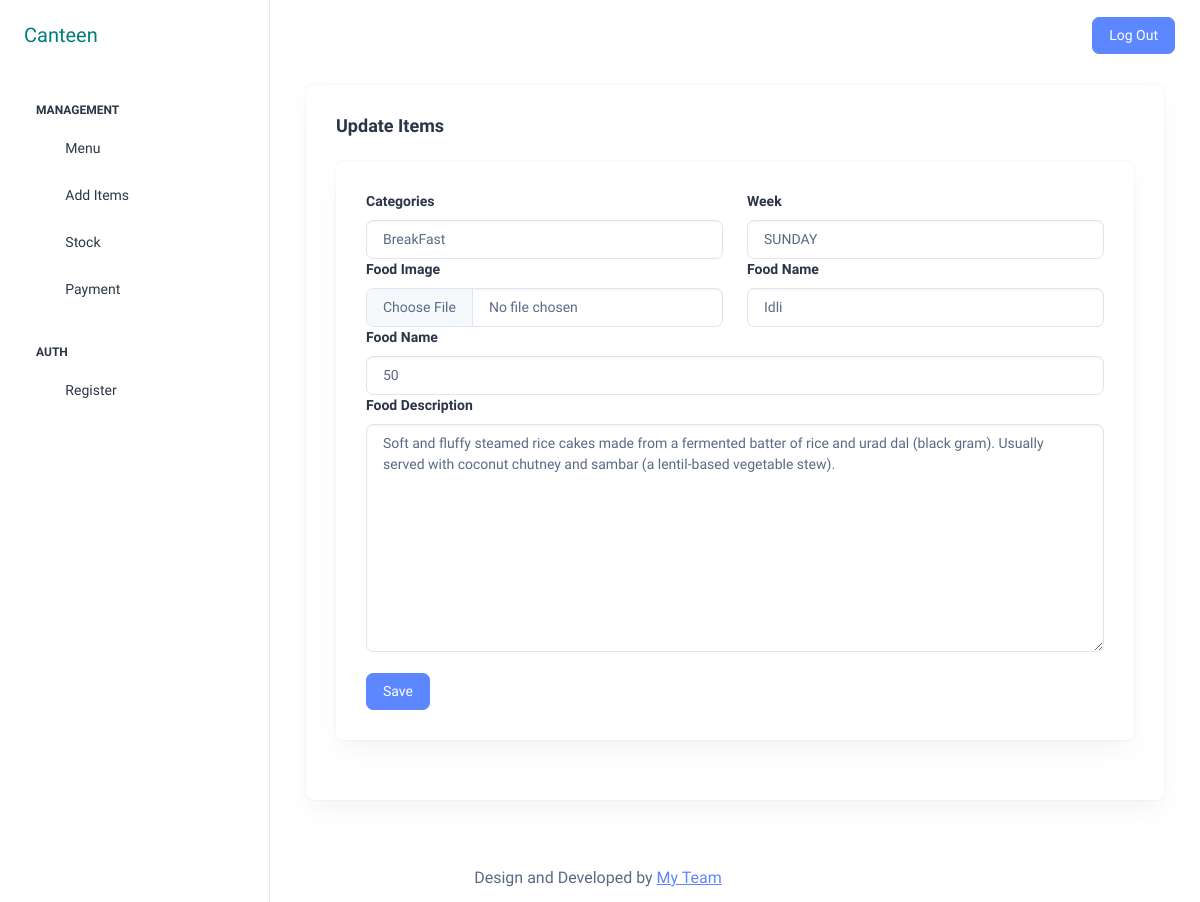
Page /back/editItem/1/ (signed in) on the committed database.
### BackEnd/models.py (models this page shows, shortened)
class Product(models.Model):
    cname=models.ForeignKey(AddCate,related_name='categories',on_delete=models.CASCADE)
    week=models.CharField(max_length=100)
    img=CloudinaryField('img')
    fname=models.CharField(max_length=500)
    desc=models.TextField()
    price=models.IntegerField(null=True,blank=True)
    quantity=models.IntegerField(null=True,blank=True)

### BackEnd/views.py (the view, shortened to what this page needs)
# urls.py: path('back/editItem/<id>/',updateItem,name='updateItem'),
@login_required(login_url='/back/')
def updateItem(request,id):
    queryset=Product.objects.get(id=id)
    choice1=AddCate.objects.all()
    choice=['Select Option','SUNDAY','MONDAY','TUESDAY','WEDNESDAY','THRUSDAY','FRIDAY','SATURDAY',]
    print(choice)
    context={'title':'Update Items','dyn':choice,'dyn1':choice1,'q1':queryset}
    return render(request,'addItem.html',context)

### BackEnd/models.py (called while the page is built)
    def __str__(self) -> str:
        return self.catname

### BackEnd/templates/addItem.html (shortened to what this page needs)
{% extends "base.html" %}
{% block start %}
      <div class="container-fluid">
        <div class="container-fluid">
          <div class="card">
            <div class="card-body">
              <h5 class="card-title fw-semibold mb-4">{{title}}</h5>
              <div class="card">
                <div class="card-body">
                  <form method="post" enctype="multipart/form-data">
                    <div class="row">
                      <div class="col-sm-6">
                        <label for="cname" class="form-label">Categories</label>
                          <select name="cname" id="cname" class="form-control">
                            {% for i in dyn1 %}
                            {% if q1.cname == i %}
                            <option value="{{i}}" selected>{{i}}</option>
                            {% else %}
                            <option value="{{i}}">{{i}}</option>
                            {% endif %}
                            {% endfor %}
                          </select>
                      </div>
                      <div class="col-sm-6">
                        <label for="week" class="form-label">Week</label>
                          <select name="week" id="week" class="form-control">
                            {% for option in dyn %}
                            {% if q1.week == option %}
                            <option value="{{option}}" selected>{{option}}</option>
                            {% else %}
                            <option value="{{option}}">{{option}}</option>
                            {% endif %}
                            {% endfor %}
                          </select>
                      </div>
                    </div>
                    <div class="row">
                      <div class="col-sm-6">
                        <label for="img" class="form-label">Food Image</label>
                        <input type="file" name="img" id="img" value="{{q1.img}}" title="{{q1.img}}" class="form-control">
                      </div>
                      <div class="col-sm-6">
                        <label for="fname" class="form-label">Food Name</label>
                        <input type="text" name="fname" id="fname" class="form-control" placeholder="Enter Food Name" value="{{q1.fname}}">
                      </div>
                    </div>
                    <div class="row">
                      <div class="col-sm-12">
                        <label for="price" class="form-label">Food Name</label>
                        <input type="number" name="price" id="price" class="form-control" placeholder="Enter Food Amount" value="{{q1.price}}">
                      </div>
                    </div>
                    <div class="row">
                      <div class="col-sm-12">
                        <label for="desc" class="form-label">Food Description</label>
                        <textarea name="desc" id="desc" cols="30" rows="10" placeholder="Description...." class="form-control">{{q1.desc}}</textarea>
                      </div>
                    </div>
                    <br>
                    <div class="row">
                      <div class="col-sm-4">
                        <button type="submit" class="btn btn-primary">Save</button>
                      </div>
                    </div>
                  </form>
                </div>
              </div>
            </div>
          </div>
        </div>
      </div>
    </div>
  </div>
  {% endblock %}

### rows in the picture
Product: week "SUNDAY", fname "Idli", price "50", desc "Soft and fluffy steamed rice cakes made from a fermented batter of rice and urad dal (black gram). Usually served with coconut chutney and sambar (a lentil-based vegetable stew)."

### other values in the picture
{{ title }} "Update Items"
form field cname "BreakFast"
